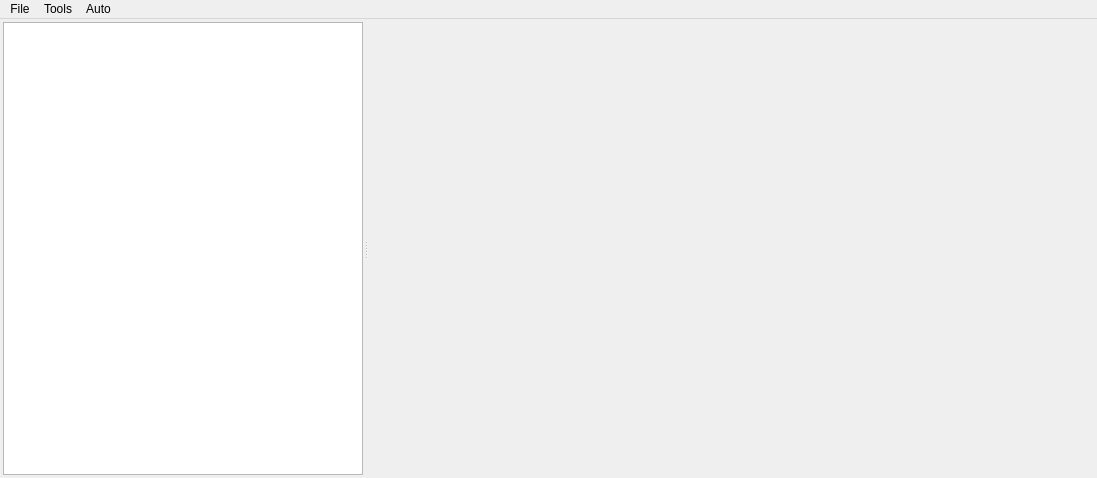
<?xml version="1.0" encoding="UTF-8"?>
<ui version="4.0">
 <class>WorkSpaceWin</class>
 <widget class="QMainWindow" name="WorkSpaceWin">
  <property name="geometry">
   <rect>
    <x>0</x>
    <y>0</y>
    <width>1097</width>
    <height>478</height>
   </rect>
  </property>
  <property name="sizePolicy">
   <sizepolicy hsizetype="Expanding" vsizetype="Expanding">
    <horstretch>0</horstretch>
    <verstretch>0</verstretch>
   </sizepolicy>
  </property>
  <property name="font">
   <font>
    <family>Microsoft YaHei UI</family>
   </font>
  </property>
  <property name="windowTitle">
   <string>MainWindow</string>
  </property>
  <widget class="QWidget" name="centralwidget">
   <layout class="QGridLayout" name="gridLayout">
    <property name="leftMargin">
     <number>3</number>
    </property>
    <property name="topMargin">
     <number>3</number>
    </property>
    <property name="rightMargin">
     <number>3</number>
    </property>
    <property name="bottomMargin">
     <number>3</number>
    </property>
    <property name="spacing">
     <number>3</number>
    </property>
    <item row="0" column="0">
     <widget class="QSplitter" name="splitter">
      <property name="orientation">
       <enum>Qt::Horizontal</enum>
      </property>
      <property name="opaqueResize">
       <bool>false</bool>
      </property>
      <property name="handleWidth">
       <number>5</number>
      </property>
      <property name="childrenCollapsible">
       <bool>false</bool>
      </property>
      <widget class="QTreeView" name="treeView_workspace">
       <property name="sizePolicy">
        <sizepolicy hsizetype="Expanding" vsizetype="Expanding">
         <horstretch>0</horstretch>
         <verstretch>0</verstretch>
        </sizepolicy>
       </property>
       <property name="maximumSize">
        <size>
         <width>360</width>
         <height>16777215</height>
        </size>
       </property>
       <attribute name="headerDefaultSectionSize">
        <number>100</number>
       </attribute>
      </widget>
      <widget class="QWidget" name="layoutWidget">
       <layout class="QHBoxLayout" name="hb_layout">
        <property name="spacing">
         <number>3</number>
        </property>
       </layout>
      </widget>
     </widget>
    </item>
   </layout>
  </widget>
  <widget class="QMenuBar" name="menubar">
   <property name="geometry">
    <rect>
     <x>0</x>
     <y>0</y>
     <width>1097</width>
     <height>22</height>
    </rect>
   </property>
   <widget class="QMenu" name="menuFile">
    <property name="title">
     <string>File</string>
    </property>
    <addaction name="actionSave"/>
    <addaction name="actionA2L"/>
    <addaction name="actionLog"/>
   </widget>
   <widget class="QMenu" name="menuTools">
    <property name="title">
     <string>Tools</string>
    </property>
    <addaction name="actionWT5000"/>
    <addaction name="actionWT3000"/>
   </widget>
   <widget class="QMenu" name="menuAuto">
    <property name="title">
     <string>Auto</string>
    </property>
    <addaction name="actionAutoExe"/>
   </widget>
   <addaction name="menuFile"/>
   <addaction name="menuTools"/>
   <addaction name="menuAuto"/>
  </widget>
  <action name="actionSave">
   <property name="icon">
    <iconset resource="../icon.qrc">
     <normaloff>:/icon/icon/save_xml.png</normaloff>:/icon/icon/save_xml.png</iconset>
   </property>
   <property name="text">
    <string>Save</string>
   </property>
   <property name="toolTip">
    <string>Save Workspaces</string>
   </property>
  </action>
  <action name="actionA2L">
   <property name="icon">
    <iconset resource="../icon.qrc">
     <normaloff>:/icon/icon/db.png</normaloff>:/icon/icon/db.png</iconset>
   </property>
   <property name="text">
    <string>A2L</string>
   </property>
  </action>
  <action name="actionLog">
   <property name="icon">
    <iconset resource="../icon.qrc">
     <normaloff>:/icon/icon/comment.png</normaloff>:/icon/icon/comment.png</iconset>
   </property>
   <property name="text">
    <string>Log</string>
   </property>
  </action>
  <action name="actionXcpTester">
   <property name="text">
    <string>XcpTester</string>
   </property>
  </action>
  <action name="actionWT5000">
   <property name="text">
    <string>WT5000</string>
   </property>
  </action>
  <action name="actionWT3000">
   <property name="text">
    <string>WT3000</string>
   </property>
  </action>
  <action name="actionAutoEdit">
   <property name="text">
    <string>AutoEdit</string>
   </property>
  </action>
  <action name="actionAutoExe">
   <property name="text">
    <string>AutoExe</string>
   </property>
  </action>
 </widget>
 <resources>
  <include location="../icon.qrc"/>
 </resources>
 <connections/>
</ui>
